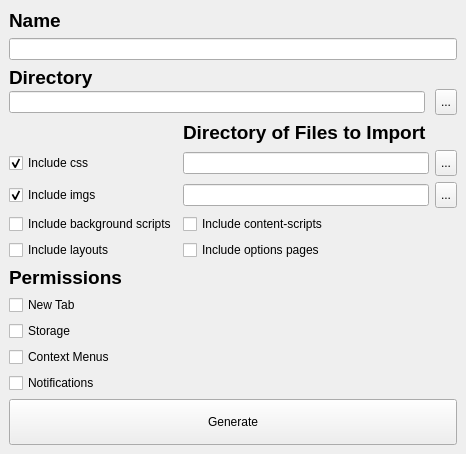
<?xml version="1.0" encoding="UTF-8"?>
<ui version="4.0">
 <class>MainWindow</class>
 <widget class="QMainWindow" name="MainWindow">
  <property name="windowModality">
   <enum>Qt::NonModal</enum>
  </property>
  <property name="geometry">
   <rect>
    <x>0</x>
    <y>0</y>
    <width>466</width>
    <height>425</height>
   </rect>
  </property>
  <property name="sizePolicy">
   <sizepolicy hsizetype="Fixed" vsizetype="Fixed">
    <horstretch>0</horstretch>
    <verstretch>0</verstretch>
   </sizepolicy>
  </property>
  <property name="windowTitle">
   <string>Chrome Extension Skeleton Generator</string>
  </property>
  <property name="windowIcon">
   <iconset resource="design_resources.qrc">
    <normaloff>:/icon/icon.png</normaloff>:/icon/icon.png</iconset>
  </property>
  <property name="styleSheet">
   <string notr="true">background: url(:/background/background.png)</string>
  </property>
  <widget class="QWidget" name="centralwidget">
   <layout class="QVBoxLayout" name="verticalLayout" stretch="0,0,0,0,0">
    <item>
     <layout class="QVBoxLayout" name="verticalLayout_2">
      <item>
       <widget class="QLabel" name="label_2">
        <property name="font">
         <font>
          <family>Helvetica</family>
          <pointsize>14</pointsize>
          <weight>75</weight>
          <bold>true</bold>
         </font>
        </property>
        <property name="text">
         <string>Name</string>
        </property>
       </widget>
      </item>
      <item>
       <widget class="QLineEdit" name="leProjectName"/>
      </item>
     </layout>
    </item>
    <item>
     <layout class="QVBoxLayout" name="verticalLayout_3" stretch="0,1">
      <property name="spacing">
       <number>0</number>
      </property>
      <property name="sizeConstraint">
       <enum>QLayout::SetMaximumSize</enum>
      </property>
      <item>
       <widget class="QLabel" name="label">
        <property name="font">
         <font>
          <family>Helvetica</family>
          <pointsize>14</pointsize>
          <weight>75</weight>
          <bold>true</bold>
         </font>
        </property>
        <property name="text">
         <string>Directory</string>
        </property>
       </widget>
      </item>
      <item>
       <layout class="QHBoxLayout" name="horizontalLayout" stretch="0,0,0">
        <property name="sizeConstraint">
         <enum>QLayout::SetDefaultConstraint</enum>
        </property>
        <item>
         <widget class="QLineEdit" name="leDirectory"/>
        </item>
        <item>
         <spacer name="horizontalSpacer">
          <property name="orientation">
           <enum>Qt::Horizontal</enum>
          </property>
          <property name="sizeType">
           <enum>QSizePolicy::Fixed</enum>
          </property>
          <property name="sizeHint" stdset="0">
           <size>
            <width>10</width>
            <height>20</height>
           </size>
          </property>
         </spacer>
        </item>
        <item>
         <widget class="QPushButton" name="btnDirectoryChoose">
          <property name="sizePolicy">
           <sizepolicy hsizetype="Fixed" vsizetype="Fixed">
            <horstretch>0</horstretch>
            <verstretch>0</verstretch>
           </sizepolicy>
          </property>
          <property name="styleSheet">
           <string notr="true">padding: 5px;</string>
          </property>
          <property name="text">
           <string>...</string>
          </property>
         </widget>
        </item>
       </layout>
      </item>
     </layout>
    </item>
    <item>
     <layout class="QGridLayout" name="gridLayout" columnstretch="0,0,0">
      <property name="sizeConstraint">
       <enum>QLayout::SetMinAndMaxSize</enum>
      </property>
      <item row="1" column="1">
       <widget class="QLineEdit" name="leIncludeCssDirectory"/>
      </item>
      <item row="4" column="1">
       <widget class="QCheckBox" name="chkIncludeOptions">
        <property name="text">
         <string>Include options pages</string>
        </property>
       </widget>
      </item>
      <item row="0" column="1">
       <widget class="QLabel" name="label_3">
        <property name="font">
         <font>
          <family>Helvetica</family>
          <pointsize>14</pointsize>
          <weight>75</weight>
          <bold>true</bold>
         </font>
        </property>
        <property name="text">
         <string>Directory of Files to Import</string>
        </property>
       </widget>
      </item>
      <item row="3" column="0">
       <widget class="QCheckBox" name="chkIncludeBgScripts">
        <property name="text">
         <string>Include background scripts</string>
        </property>
       </widget>
      </item>
      <item row="2" column="0">
       <widget class="QCheckBox" name="chkIncludeImgs">
        <property name="text">
         <string>Include imgs</string>
        </property>
        <property name="checked">
         <bool>true</bool>
        </property>
       </widget>
      </item>
      <item row="1" column="0">
       <widget class="QCheckBox" name="chkIncludeCss">
        <property name="text">
         <string>Include css</string>
        </property>
        <property name="checked">
         <bool>true</bool>
        </property>
       </widget>
      </item>
      <item row="2" column="1">
       <widget class="QLineEdit" name="leIncludeImgsDirectory"/>
      </item>
      <item row="3" column="1">
       <widget class="QCheckBox" name="chkIncludeContentScripts">
        <property name="text">
         <string>Include content-scripts</string>
        </property>
       </widget>
      </item>
      <item row="4" column="0">
       <widget class="QCheckBox" name="chkIncludeLayouts">
        <property name="text">
         <string>Include layouts</string>
        </property>
       </widget>
      </item>
      <item row="1" column="2">
       <widget class="QPushButton" name="btnCssDirectoryChoose">
        <property name="sizePolicy">
         <sizepolicy hsizetype="Fixed" vsizetype="Fixed">
          <horstretch>0</horstretch>
          <verstretch>0</verstretch>
         </sizepolicy>
        </property>
        <property name="styleSheet">
         <string notr="true">padding: 5px;</string>
        </property>
        <property name="text">
         <string>...</string>
        </property>
       </widget>
      </item>
      <item row="2" column="2">
       <widget class="QPushButton" name="btnImgDirectoryChoose">
        <property name="sizePolicy">
         <sizepolicy hsizetype="Fixed" vsizetype="Fixed">
          <horstretch>0</horstretch>
          <verstretch>0</verstretch>
         </sizepolicy>
        </property>
        <property name="styleSheet">
         <string notr="true">padding: 5px;</string>
        </property>
        <property name="text">
         <string>...</string>
        </property>
       </widget>
      </item>
     </layout>
    </item>
    <item>
     <layout class="QGridLayout" name="gridLayout_2">
      <item row="2" column="0">
       <widget class="QCheckBox" name="chkPermStorage">
        <property name="text">
         <string>Storage</string>
        </property>
       </widget>
      </item>
      <item row="3" column="0">
       <widget class="QCheckBox" name="chkPermContextMenus">
        <property name="text">
         <string>Context Menus</string>
        </property>
       </widget>
      </item>
      <item row="0" column="0">
       <widget class="QLabel" name="label_4">
        <property name="font">
         <font>
          <family>Helvetica</family>
          <pointsize>14</pointsize>
          <weight>75</weight>
          <bold>true</bold>
         </font>
        </property>
        <property name="text">
         <string>Permissions</string>
        </property>
       </widget>
      </item>
      <item row="1" column="0">
       <widget class="QCheckBox" name="chkPermNewTab">
        <property name="text">
         <string>New Tab</string>
        </property>
       </widget>
      </item>
      <item row="4" column="0">
       <widget class="QCheckBox" name="chkPermNotifications">
        <property name="text">
         <string>Notifications</string>
        </property>
       </widget>
      </item>
     </layout>
    </item>
    <item>
     <widget class="QPushButton" name="btnGenerate">
      <property name="styleSheet">
       <string notr="true">padding: 15px;</string>
      </property>
      <property name="text">
       <string>Generate</string>
      </property>
     </widget>
    </item>
   </layout>
  </widget>
 </widget>
 <resources>
  <include location="design_resources.qrc"/>
 </resources>
 <connections/>
</ui>
